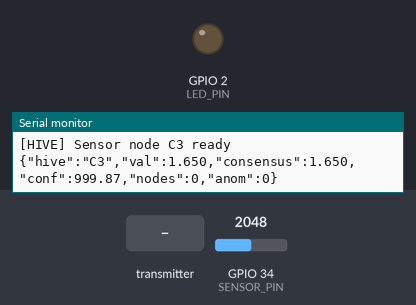
This sketch was run on a simulated ESP32. Parts: output pins drawn as LEDs (lit = HIGH), the last lines printed to the serial monitor. The inputs (shaded band) are chosen by the test bench; at power-on: GPIO 34 (SENSOR_PIN) = 2048.

Above: at 1.2 s.
1.3 s: the transmitter starts sending type = 0
At 3.6 s:
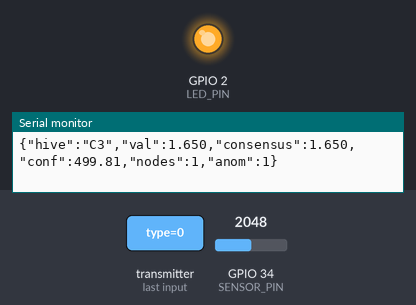
4.3 s: GPIO 34 (SENSOR_PIN) set to 1056
7.3 s: GPIO 34 (SENSOR_PIN) set to 911
At 8.6 s:
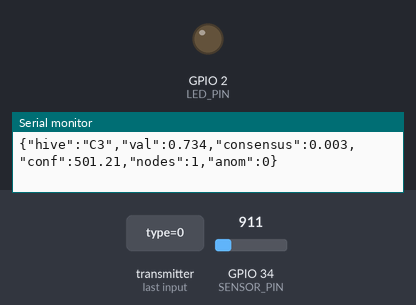
9.5 s: the transmitter starts sending value = 25
At 11.3 s:
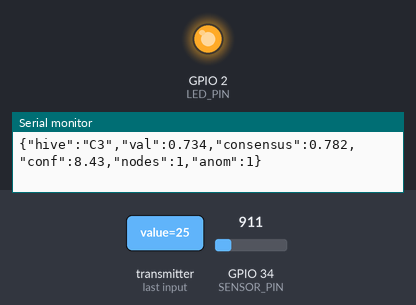
Timing chart, 0 to 12.5 s (numbered marks = the images above; inputs shaded):
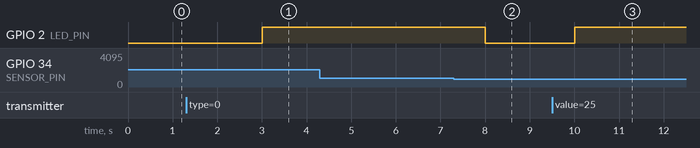

Measured:
- the behaviour switches between 983 and 982 on GPIO 34 (SENSOR_PIN) (found by bisection; images 1 and 2)
- after the input at 1.3 s, GPIO 2 (LED_PIN): LOW → HIGH after 1.7 s
- after the input at 7.3 s, GPIO 2 (LED_PIN): HIGH → LOW after 0.70 s instead of 1.7 s
- after the input at 9.5 s, GPIO 2 (LED_PIN): LOW → HIGH after 0.50 s

The sketch:

firmware.ino
```cpp
/*
 * Swarm Hive Mind Sensor - ESP32 Firmware
 * Distributed sensor fusion with swarm consensus on readings
 * ESP-NOW mesh aggregates and validates sensor data collectively
 */

#include <WiFi.h>
#include <esp_now.h>
#include <esp_timer.h>
#include <esp_wifi.h>
#include <math.h>

#define LED_PIN 2
#define SENSOR_PIN 34
#define MAX_NODES 10
#define HISTORY_SIZE 32

typedef struct {
  uint8_t type;       // 0=reading, 1=consensus, 2=anomaly
  uint8_t node_id;
  uint32_t seq;
  float value;
  float confidence;
  float consensus_val;
  uint8_t sensor_type;
} sensor_packet_t;

typedef struct {
  uint8_t mac[6];
  uint8_t id;
  float readings[HISTORY_SIZE];
  int read_idx;
  int read_count;
  float mean;
  float stddev;
  float confidence;
  bool active;
  bool anomalous;
} hive_node_t;

hive_node_t nodes[MAX_NODES];
float my_readings[HISTORY_SIZE];
int my_read_idx = 0;
int my_read_count = 0;
float consensus_value = 0;
float consensus_confidence = 0;
uint8_t my_id;
uint32_t seq = 0;
uint8_t bcast[] = {0xFF,0xFF,0xFF,0xFF,0xFF,0xFF};

float calcMean(float *arr, int count) {
  if (count == 0) return 0;
  float s = 0;
  for (int i = 0; i < count; i++) s += arr[i];
  return s / count;
}

float calcStdDev(float *arr, int count, float mean) {
  if (count < 2) return 0;
  float s = 0;
  for (int i = 0; i < count; i++) s += (arr[i] - mean) * (arr[i] - mean);
  return sqrt(s / (count - 1));
}

void computeConsensus() {
  float weighted_sum = 0, weight_total = 0;
  int active = 0;

  // Include own readings
  float my_mean = calcMean(my_readings, min(my_read_count, HISTORY_SIZE));
  float my_std = calcStdDev(my_readings, min(my_read_count, HISTORY_SIZE), my_mean);
  float my_conf = 1.0 / (my_std + 0.001);
  weighted_sum += my_mean * my_conf;
  weight_total += my_conf;

  for (int i = 0; i < MAX_NODES; i++) {
    if (!nodes[i].active) continue;
    int n = min(nodes[i].read_count, HISTORY_SIZE);
    if (n < 3) continue;
    nodes[i].mean = calcMean(nodes[i].readings, n);
    nodes[i].stddev = calcStdDev(nodes[i].readings, n, nodes[i].mean);
    nodes[i].confidence = 1.0 / (nodes[i].stddev + 0.001);
    nodes[i].anomalous = fabs(nodes[i].mean - consensus_value) > 3 * (my_std + 0.001);

    if (!nodes[i].anomalous) {
      weighted_sum += nodes[i].mean * nodes[i].confidence;
      weight_total += nodes[i].confidence;
    }
    active++;
  }

  if (weight_total > 0) {
    consensus_value = weighted_sum / weight_total;
    consensus_confidence = weight_total / (active + 1);
  }
}

void onDataRecv(const uint8_t *mac, const uint8_t *data, int len) {
  if (len != sizeof(sensor_packet_t)) return;
  sensor_packet_t pkt;
  memcpy(&pkt, data, sizeof(pkt));

  int idx = -1;
  for (int i = 0; i < MAX_NODES; i++)
    if (nodes[i].active && nodes[i].id == pkt.node_id) { idx = i; break; }
  if (idx < 0) {
    for (int i = 0; i < MAX_NODES; i++) {
      if (!nodes[i].active) {
        memcpy(nodes[i].mac, mac, 6);
        nodes[i].id = pkt.node_id;
        nodes[i].active = true;
        nodes[i].read_idx = 0; nodes[i].read_count = 0;
        esp_now_peer_info_t pi = {};
        memcpy(pi.peer_addr, mac, 6);
        pi.channel = 1;
        esp_now_add_peer(&pi);
        idx = i;
        break;
      }
    }
  }
  if (idx < 0) return;

  nodes[idx].readings[nodes[idx].read_idx % HISTORY_SIZE] = pkt.value;
  nodes[idx].read_idx++;
  nodes[idx].read_count++;
}

void onDataSent(const uint8_t *mac, esp_now_send_status_t s) {}

float readSensor() {
  return analogRead(SENSOR_PIN) * 3.3 / 4095.0;
}

void broadcastReading(float val) {
  sensor_packet_t pkt;
  pkt.type = 0;
  pkt.node_id = my_id;
  pkt.seq = seq++;
  pkt.value = val;
  pkt.confidence = consensus_confidence;
  pkt.consensus_val = consensus_value;
  pkt.sensor_type = 0;
  esp_now_send(bcast, (uint8_t *)&pkt, sizeof(pkt));
}

void setup() {
  Serial.begin(115200);
  pinMode(LED_PIN, OUTPUT);
  pinMode(SENSOR_PIN, INPUT);
  memset(nodes, 0, sizeof(nodes));

  WiFi.mode(WIFI_STA);
  uint8_t mac[6];
  esp_wifi_get_mac(WIFI_IF_STA, mac);
  my_id = mac[5];
  esp_wifi_set_channel(1, WIFI_SECOND_CHAN_NONE);

  esp_now_init();
  esp_now_register_recv_cb(onDataRecv);
  esp_now_register_send_cb(onDataSent);
  esp_now_peer_info_t pi = {};
  memcpy(pi.peer_addr, bcast, 6);
  pi.channel = 1;
  esp_now_add_peer(&pi);

  Serial.printf("[HIVE] Sensor node %02X ready\n", my_id);
}

void loop() {
  static uint32_t last = 0;
  if (millis() - last < 200) return;
  last = millis();

  float val = readSensor();
  my_readings[my_read_idx % HISTORY_SIZE] = val;
  my_read_idx++;
  my_read_count++;
  broadcastReading(val);
  computeConsensus();

  static int report = 0;
  if (++report >= 5) {
    report = 0;
    int n = 0, anomalies = 0;
    for (int i = 0; i < MAX_NODES; i++) {
      if (nodes[i].active) { n++; if (nodes[i].anomalous) anomalies++; }
    }
    Serial.printf("{\"hive\":\"%02X\",\"val\":%.3f,\"consensus\":%.3f,\"conf\":%.2f,\"nodes\":%d,\"anom\":%d}\n",
      my_id, val, consensus_value, consensus_confidence, n, anomalies);
    digitalWrite(LED_PIN, anomalies > 0);
  }
}
```
